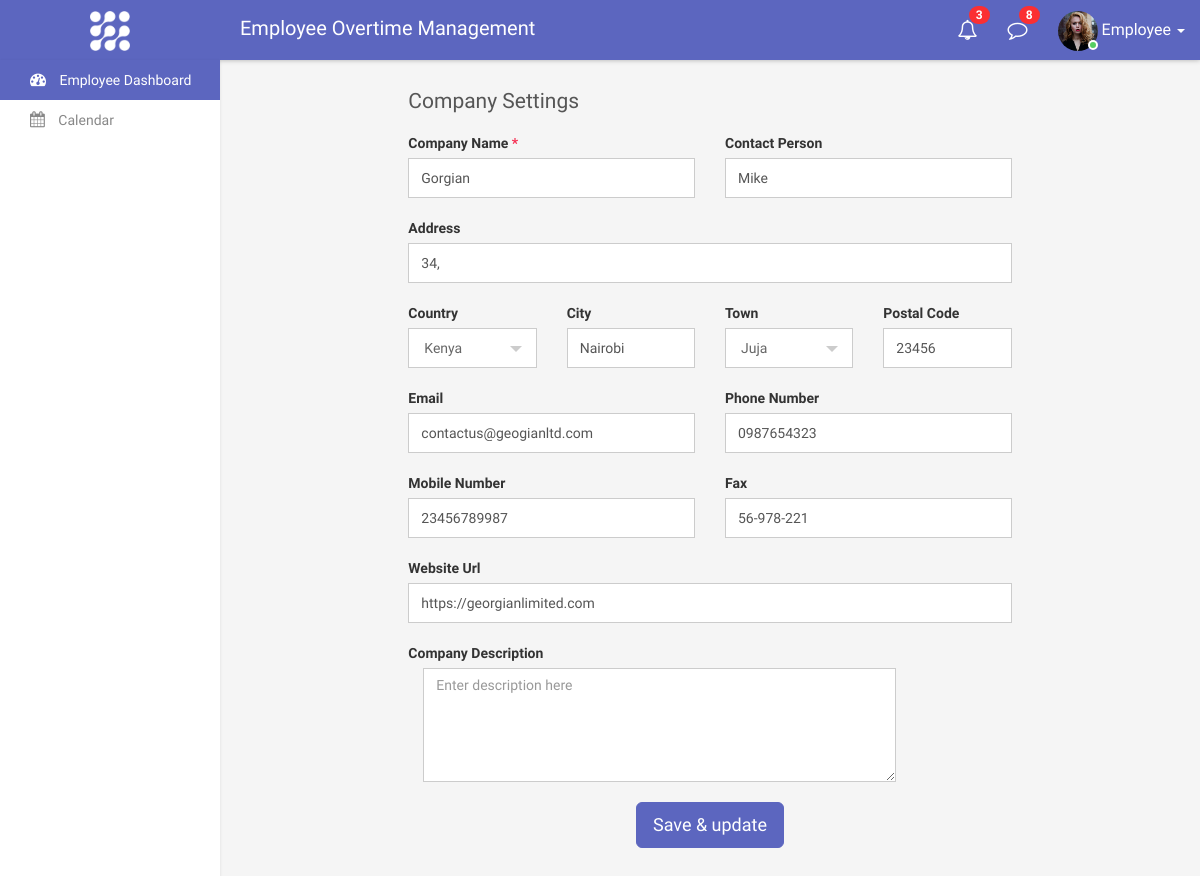
The app's page /settings (signed in), older data.
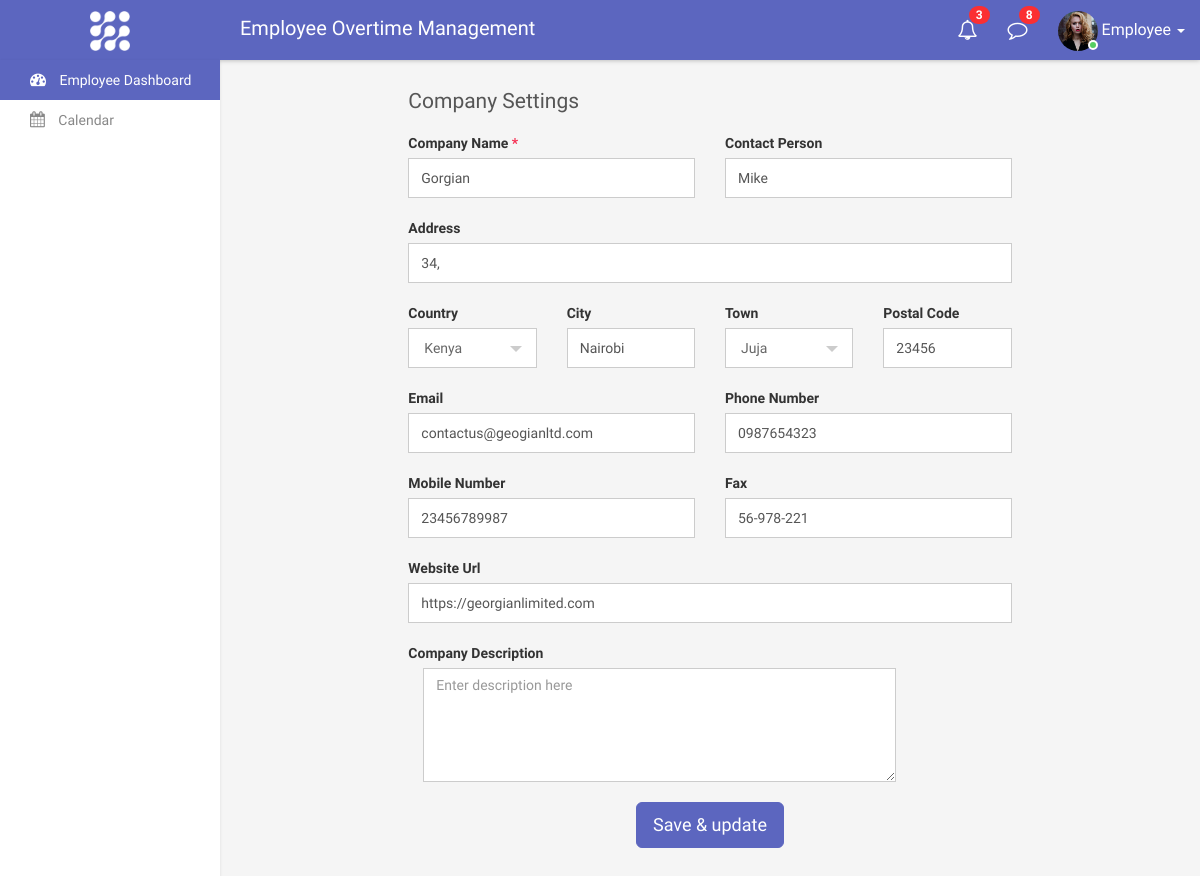
The same page, newer data.
### overtime/models.py (models this page shows)
class Company(models.Model):
    company_name = models.CharField(max_length=255)
    contact_person = models.CharField(max_length=255)
    company_email = models.EmailField()
    description = models.TextField()
    address = models.TextField()
    country = models.CharField(max_length=255, default="Kenya")
    city = models.CharField(max_length=255, default="Nairobi")
    town = models.CharField(max_length=255)
    postal_code = models.CharField(max_length=255)
    phone_number = models.CharField(max_length=20)
    office_number = models.CharField(max_length=20)
    fax = models.CharField(max_length=30, )
    website_url = models.URLField(blank=True, null=True)
    created_at = models.DateTimeField(auto_now_add=True)
    def __str__(self):
        return self.company_name
    class Meta:
        verbose_name = "Company"
        verbose_name_plural = "Companies"

### overtime/views.py (the view)
# urls.py: path('settings', companySettingsView, name="settings"),
@login_required(login_url='login')
def companySettingsView(request):
    if request.method == 'POST':
        my_company = Company (
            company_name = request.POST.get('company_name'),
            contact_person = request.POST.get('contact_person'),
            company_email = request.POST.get('company_email'),
            description = request.POST.get('description'),
            address = request.POST.get('address'),
            country = request.POST.get('country'),
            city = request.POST.get('city'),
            town = request.POST.get('town'),
            postal_code = request.POST.get('postal_code'),
            phone_number = request.POST.get('phone_number'),
            office_number = request.POST.get('office_number'),
            fax = request.POST.get('fax'),
            website_url = request.POST.get('website_url'),
        )
        my_company.save()
        print("company details added successfully")
        messages.add_message(request, messages.SUCCESS, "Company Details Updated Successfully")
        if my_company:
            return redirect('homepage')
        return render(request, 'settings.html')
    else:
        company = Company.objects.all().order_by('-created_at').first()
        print(company, 'asdfghjkl;lkjhgfdsdfghj')
        return render(request, 'settings.html', {'company':company})

### templates/settings.html (shortened to what this page needs)
{% extends "base.html" %}
{% load static %}
{% block content %}
        <div class="page-wrapper">
            <div class="content container-fluid">
                <div class="row">
                    <div class="col-md-8 col-md-offset-2">
                        <form method="post">
                            <h3 class="page-title">Company Settings</h3>
                            <div class="row">
                                <div class="col-sm-6">
                                    <div class="form-group">
                                        <label>Company Name <span class="text-danger">*</span></label>
                                        <input class="form-control" type="text" placeholder="Gorgian Ltd" value={{company.company_name}} name="company_name" required>
                                    </div>
                                </div>
                                <div class="col-sm-6">
                                    <div class="form-group">
                                        <label>Contact Person</label>
                                        <input class="form-control " placeholder="John May" type="text" value={{company.contact_person}} required name="contact_person">
                                    </div>
                                </div>
                            </div>
                            <div class="row">
                                <div class="col-sm-12">
                                    <div class="form-group">
                                        <label>Address</label>
                                        <input class="form-control " placeholder="3864 Quiet Valley Lane, Sherman Oaks, CA, 91403"  value={{company.address}} type="text" name="address" required>
                                    </div>
                                </div>
                                <div class="col-sm-6 col-md-6 col-lg-3">
                                    <div class="form-group">
                                        <label>Country</label>
                                    </div>
                                </div>
                                <div class="col-sm-6 col-md-6 col-lg-3">
                                    <div class="form-group">
                                        <label>City</label>
                                        <input class="form-control" placeholder="Nairobi" value={{company.city}} type="text" name="city" required>
                                    </div>
                                </div>
                                <div class="col-sm-6 col-md-6 col-lg-3">
                                    <div class="form-group">
                                        <label>Town</label>
                                    </div>
                                </div>
                                <div class="col-sm-6 col-md-6 col-lg-3">
                                    <div class="form-group">
                                        <label>Postal Code</label>
                                        <input class="form-control" placeholder="91403" value={{company.postal_code}} type="text" name="postal_code" required>
                                    </div>
                                </div>
                            </div>
                            <div class="row">
                                <div class="col-sm-6">
                                    <div class="form-group">
                                        <label>Email</label>
                                        <input class="form-control" placeholder="danielporter@example.com" value={{company.company_email}} type="email" name="company_email" required>
                                    </div>
                                </div>
                                <div class="col-sm-6">
                                    <div class="form-group">
                                        <label>Phone Number</label>
                                        <input class="form-control" placeholder="818-978-7102"  value={{company.phone_number}} type="text" name="phone_number" required>
                                    </div>
                                </div>
                            </div>
                            <div class="row">
                                <div class="col-sm-6">
                                    <div class="form-group">
                                        <label>Mobile Number</label>
                                        <input class="form-control" placeholder="818-635-5579" type="text" value={{company.office_number}} name="office_number" required>
                                    </div>
                                </div>
                                <div class="col-sm-6">
                                    <div class="form-group">
                                        <label>Fax</label>
                                        <input class="form-control" placeholder="818-978-7102" value={{company.fax}} type="text" name="fax" required>
                                    </div>
                                </div>
                            </div>
                            <div class="row">
                                <div class="col-sm-12">
                                    <div class="form-group">
                                        <label>Website Url</label>
                                        <input class="form-control" placeholder="https://www.example.com" value={{company.website_url}} type="text" name="website_url" required>
                                    </div>
                                </div>
                            </div>
                            <div class="form-group">
                                    <label>Company Description</label>
                                    <div class="col-lg-10">
                                        <textarea rows="5" cols="5" class="form-control" placeholder="Enter description here" value={{company.description}} name="description" required></textarea>
                                    </div>
                                </div>
                            <div class="row">
                                <div class="col-sm-12 text-center m-t-20">
                                    <button type="submit" class="btn btn-primary btn-lg">Save &amp; update</button>
                                </div>
                            </div>
                        </form>
                    </div>
                </div>
            </div>
            {% endblock %}

### templates/base.html (shortened to what this page needs)
{% load static %}
<!DOCTYPE html>
<html>
<head>
    <link rel="stylesheet" type="text/css" href="{% static '/css/bootstrap.min.css' %}">
    <link rel="stylesheet" type="text/css" href="{% static '/css/font-awesome.min.css' %}">
    <link rel="stylesheet" type="text/css" href="{% static '/css/fullcalendar.min.css' %}">
    <link rel="stylesheet" type="text/css" href="{% static 'css/dataTables.bootstrap.min.css' %}">
    <link rel="stylesheet" type="text/css" href="{% static '/css/select2.min.css' %}">
    <link rel="stylesheet" type="text/css" href="{% static 'css/bootstrap-datetimepicker.min.css' %}">
    <link rel="stylesheet" type="text/css" href="{% static '/plugins/morris/morris.css' %}">
    <link rel="stylesheet" type="text/css" href="{% static '/css/style.css' %}">
</head>
 <div class="main-wrapper">
 <div class="header">
            <div class="header-left">
                <a href="{% url 'homepage' %}" class="logo">
                    <img src="{% static '/img/logo.png' %}" width="40" height="40" alt="">
                </a>
            </div>
            <div class="page-title-box pull-left">
                <h3>Employee Overtime Management</h3>
            </div>
            <ul class="nav navbar-nav navbar-right user-menu pull-right">
                <li class="dropdown hidden-xs">
                    <a href="#" class="dropdown-toggle" data-toggle="dropdown"><i class="fa fa-bell-o"></i> <span class="badge bg-primary pull-right">3</span></a>
                </li>
                <li class="dropdown hidden-xs">
                    <a href="javascript:;" id="open_msg_box" class="hasnotifications"><i class="fa fa-comment-o"></i> <span class="badge bg-primary pull-right">8</span></a>
                </li>
                <li class="dropdown">
                    <a href="#" class="dropdown-toggle user-link" data-toggle="dropdown" title="{{request.user.username}}">
                        <span class="user-img"><img class="img-circle" src="{% static '/img/user-04.jpg'%}" width="40" alt="Hr">
							<span class="status online"></span></span>
                            {% if request.user.is_hr%}
                        <span> HR</span>
                        {% else %}
                        <span> Employee </span>
                        {% endif %}
                        <i class="caret"></i>
                    </a>
                </li>
            </ul>
        </div>
            <div class="sidebar" id="sidebar">
            <div class="sidebar-inner slimscroll">
                <div id="sidebar-menu" class="sidebar-menu">
                    <ul>
                        <li class="active">
                             {% if request.user.is_hr%}
                        <a href="{% url 'homepage' %}"><i class="fa fa-dashboard"></i> HR Dashboard</a>
                        <li class="submenu">
                            <li><a href="{% url 'settings' %}">Company Details</a></li>
                            <li><a href="{% url 'departments' %}">Departments</a></li>
                        <li><a href="{% url 'employees' %}">All Employees</a></li>
                        <li class="title"><a href="#"> Employee OverTime </a></li>
                        {% else %}
                        <a href="{% url 'homepage' %}"><i class="fa fa-dashboard"></i> Employee Dashboard</a>
                        {% endif %}
                        </li>
                        <li>
                            <a href="{% url 'calendar' %}"><i class="fa fa-calendar" aria-hidden="true"></i> Calendar</a>
                        </li>
                            </ul>
                </div>
            </div>
        </div>
            </div>
{% block content %}
{% endblock %}
</body>
</html>

Row changes from the older to the newer data that the page shows:
no longer on this page (row unchanged): Company: city "Nairobi", postal_code "23456", company_email "contactus@geogianltd.com", phone_number "0987654323", office_number "23456789987", fax "56-978-221", website_url "https://georgianlimited.com", description "Enter description here"
added Company: company_name "Gorgian", contact_person "Mike", address "34,", city "Nairobi", postal_code "23456", company_email "contactus@geogianltd.com", phone_number "0987654323", office_number "23456789987", fax "56-978-221", website_url "https://georgianlimited.com", description "Enter description here"
Text that changed along with them:
form field company_name: "Gorgian" → (not shown)
form field contact_person: "Mike" → (not shown)
form field address: "34," → (not shown)
